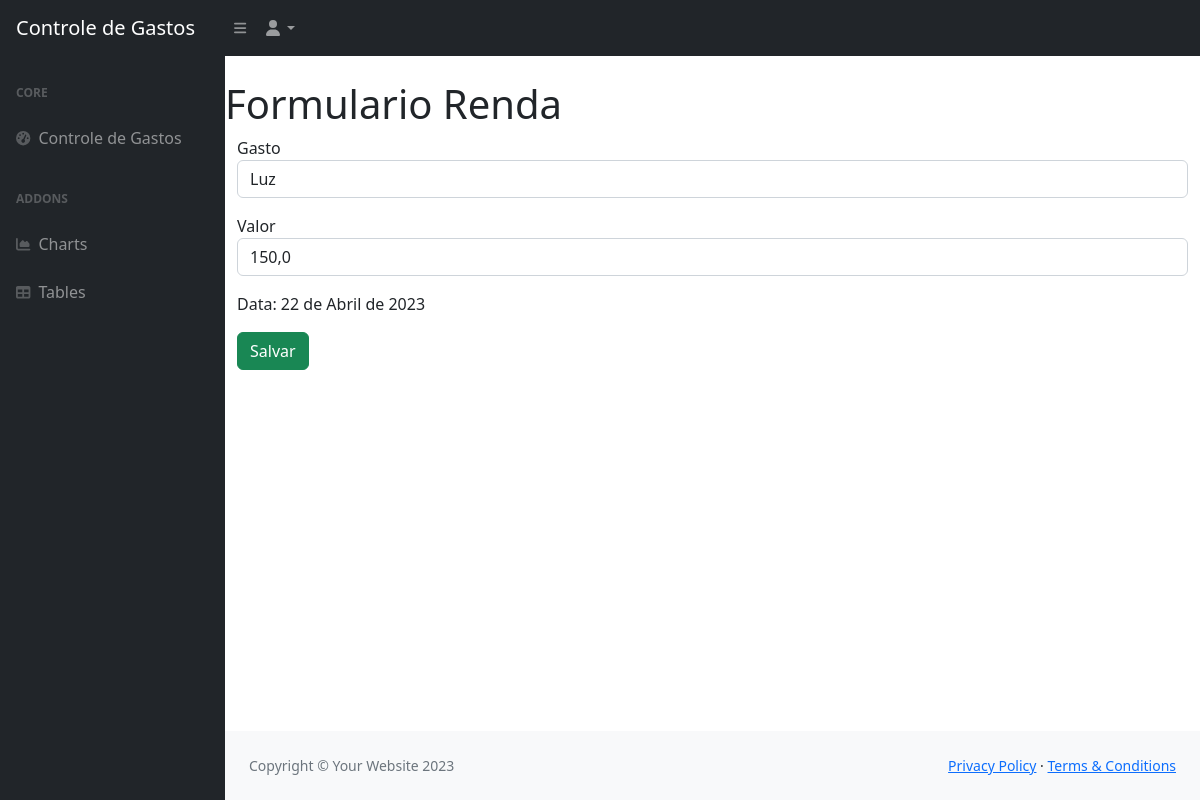
/ver_gasto/8 (signed in), run on the app's committed database.
### app_core/models.py (models this page shows, shortened)
class Gastos(models.Model):
    gasto = models.CharField(max_length=80)
    valor = models.FloatField()
    data = models.DateField(default=datetime.today())
    usuario = models.ForeignKey(Usuario, on_delete=models.CASCADE)
    class Meta:
        verbose_name = 'Gasto'
        verbose_name_plural = 'Gastos'

### app_core/views.py (the view)
# urls.py: path('ver_gasto/<int:id>', views.ver_gasto, name='ver_gasto'),
def ver_gasto(request, id):
    if request.session.get('usuario'):
        gasto = Gastos.objects.get(id=id)
        if request.session.get('usuario') == gasto.usuario.id:
            return render(request, 'forms/form_gasto.html', {'gasto': gasto})
        else:
            return HttpResponse('Esta não é uma renda sua')
    else:
        return redirect('/login/')

### app_core/templates/forms/form_gasto.html (shortened to what this page needs)
{% extends 'base.html' %}
{% block 'class_body' %}class="sb-nav-fixed"{% endblock 'class_body' %}
{% block 'conteudo' %}
        {% include 'menu.html' %}
        <div id="layoutSidenav">
            {% include 'lateral_menu.html' %}
            <div id="layoutSidenav_content">
                <h1 class="mt-4">Formulario Renda</h1>
                <div class="container">
                    <form action="{% url 'alterar_gasto' %}" method="POST">
                        <p>
                            <label>Gasto</label>
                            <input class="form-control" type="text" value="{{ gasto.gasto }}" name="gasto_nome">
                        </p>
                        <p>
                            <label>Valor</label>
                            <input class="form-control" type="text" value="{{ gasto.valor }}" name="gasto_valor">
                        </p>
                        <p>
                            <label>Data: {{ gasto.data }}</label>
                        </p>
                        <input type="submit" class="btn btn-success" value="Salvar">
                    </form>
                </div>
                {% include 'footer.html' %}
            </div>
        </div>
{% endblock 'conteudo' %}

### data on the page
Gastos: gasto_nome "Luz", gasto_valor "150,0", data "22 de Abril de 2023"
